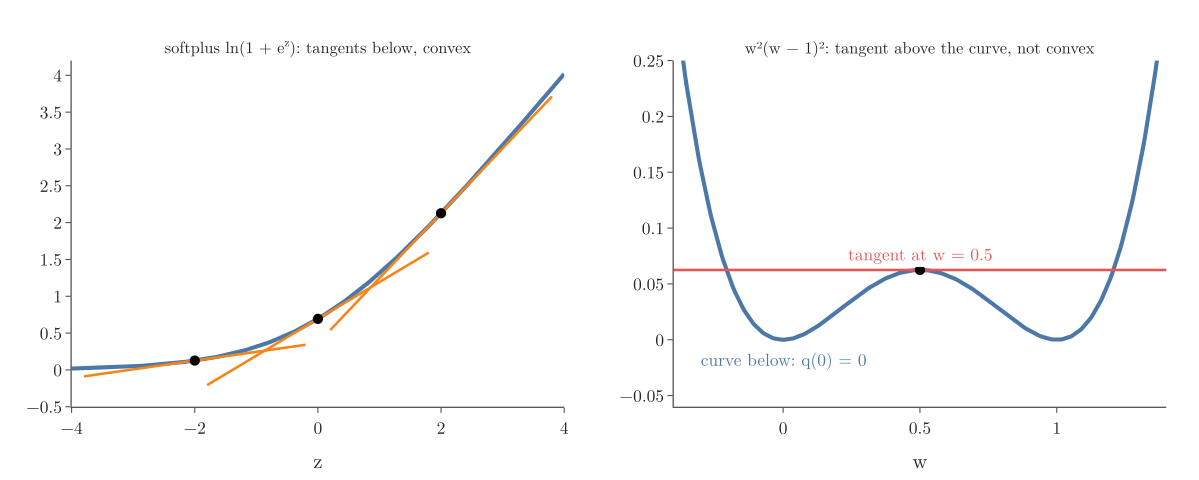

This figure's Python source:
"""First-order test of convexity (Plotly). Left: softplus f(z) = ln(1 + e^z) with tangent lines at z = -2, 0, 2;
every tangent stays below the curve (convex). The tangent at 0 is ln 2 + z/2; at z = 2 it gives 1.69 < f(2) = 2.13.
Right: q(w) = w^2 (w - 1)^2 with its tangent at w = 0.5 (flat, height 0.0625); the curve drops below it near 0 and 1,
so q is not convex."""
from pathlib import Path
import numpy as np
import plotly.graph_objects as go
from plotly.subplots import make_subplots

here = Path(__file__).parent
BLUE, ORANGE, GREEN, RED, GREY = "#4C78A8", "#F58518", "#54A24B", "#E45756", "#6B6B6B"
sp = lambda z: np.log1p(np.exp(z))
sig = lambda z: 1 / (1 + np.exp(-z))
q = lambda w: w ** 2 * (w - 1) ** 2
assert abs(sp(2) - 2.1269) < 1e-3 and abs(sp(0) + 0.5 * 2 - 1.6931) < 1e-3

fig = make_subplots(rows=1, cols=2, horizontal_spacing=0.1,
                    subplot_titles=("softplus ln(1 + e<sup>z</sup>): tangents below, convex",
                                    "w²(w − 1)²: tangent above the curve, not convex"))
z = np.linspace(-4, 4, 300)
fig.add_trace(go.Scatter(x=z, y=sp(z), mode="lines", line=dict(color=BLUE, width=4)), 1, 1)
for z0 in (-2, 0, 2):
    zz = np.linspace(z0 - 1.8, z0 + 1.8, 50)
    fig.add_trace(go.Scatter(x=zz, y=sp(z0) + sig(z0) * (zz - z0), mode="lines", line=dict(color=ORANGE, width=2.5)), 1, 1)
    fig.add_trace(go.Scatter(x=[z0], y=[sp(z0)], mode="markers", marker=dict(size=10, color="black")), 1, 1)
w = np.linspace(-0.4, 1.4, 300)
fig.add_trace(go.Scatter(x=w, y=q(w), mode="lines", line=dict(color=BLUE, width=4)), 1, 2)
fig.add_trace(go.Scatter(x=[-0.4, 1.4], y=[0.0625, 0.0625], mode="lines", line=dict(color=RED, width=2.5)), 1, 2)
fig.add_trace(go.Scatter(x=[0.5], y=[0.0625], mode="markers", marker=dict(size=10, color="black")), 1, 2)
fig.add_annotation(x=0.5, y=0.0625, text="tangent at w = 0.5", showarrow=False, yshift=16, font=dict(color=RED, size=17),
                   bgcolor="white", xref="x2", yref="y2")
fig.add_annotation(x=0, y=0, text="curve below: q(0) = 0", showarrow=False, yshift=-18, font=dict(color=BLUE, size=17),
                   bgcolor="white", xref="x2", yref="y2")
fig.update_xaxes(title_text="z", range=[-4, 4], row=1, col=1)
fig.update_yaxes(range=[-0.5, 4.2], row=1, col=1)
fig.update_xaxes(title_text="w", range=[-0.4, 1.4], row=1, col=2)
fig.update_yaxes(range=[-0.06, 0.25], row=1, col=2)
fig.update_layout(template="simple_white", width=1150, height=460, showlegend=False,
                  font=dict(family="Latin Modern Roman", size=17), margin=dict(l=60, r=20, t=50, b=55))
fig.write_image(here / "first_order.png", scale=2)
fig.write_image(here / "first_order.pdf")
